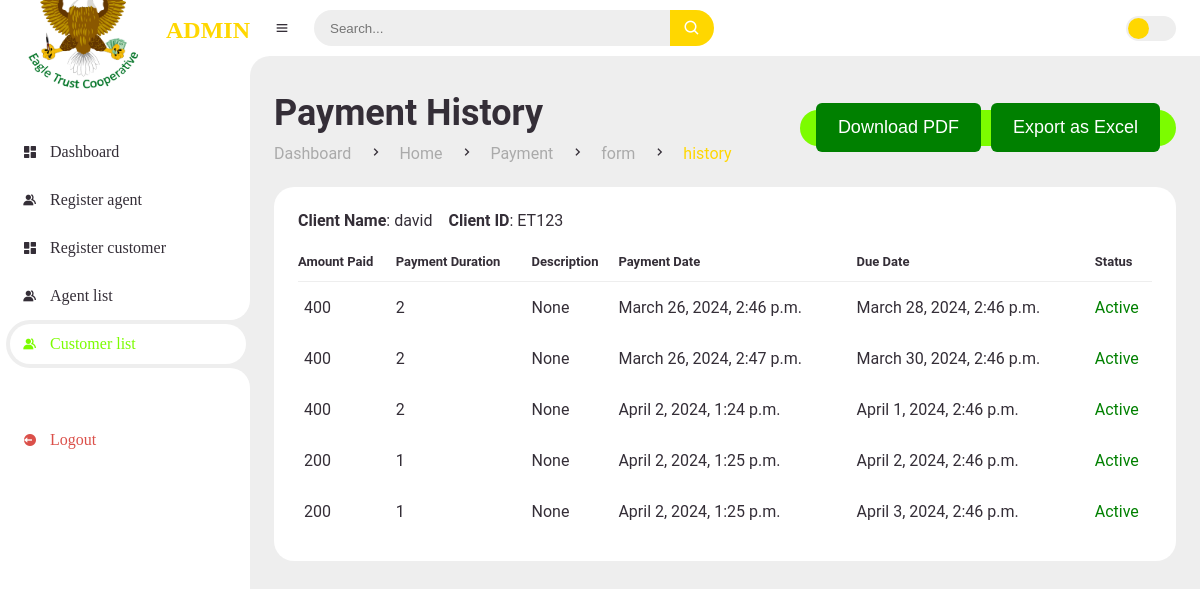
The app's page /history/ET123/ with its own data.
### dashboard/models.py (models this page shows, shortened)
class Customer(models.Model):
    customer_id = models.CharField(primary_key=True, max_length=50, unique=True)
    username = models.CharField(max_length=255, unique=True)
    email = models.EmailField(unique=True)
    date_created = models.DateTimeField(auto_now_add=True, null=True)
    payment_category = models.IntegerField(default=0)
    phone_number = models.CharField(max_length=11, null=True, unique=True)

class Payments(models.Model):
    customer = models.ForeignKey(Customer, on_delete=models.CASCADE, related_name='payments')
    amount_paid = models.IntegerField(default=0)
    payment_duration = models.IntegerField(default=0)
    description = models.CharField(max_length=200, null=True, blank=True)
    payment_date = models.DateTimeField(auto_now_add=True, null=True)
    expiry_date = models.DateTimeField(null=True, blank=True)
    status = models.CharField(max_length=20, null=True, blank=True)
    received_by = models.ForeignKey(Agent, on_delete=models.SET_NULL, null=True, blank=True, related_name='received_payments')

### dashboard/views.py (the view)
# urls.py: path('history/<str:user_id>/', views.admin_payment_history, name='admin_payment_history'),
def admin_payment_history(request, user_id):
    user = get_object_or_404(Customer, customer_id=user_id)
    user_payments = Payments.objects.filter(customer__customer_id=user_id)
    return render(request, 'dashboard/admin/payment_history.html', {'user': user,'user_payments': user_payments})

### templates/dashboard/admin/payment_history.html (shortened to what this page needs)
{% extends 'main/admin_main.html' %}
{% load static %}
{% block content %}
		<main>
			<div class="head-title">
				<div class="left">
					<h1>Payment History</h1>
					<ul class="breadcrumb">
						<li>
							<a href="#">Dashboard</a>
						</li>
						<li><i class='bx bx-chevron-right' ></i></li>
						<li>
							<a href="#">Home</a>
						</li>
                        <li><i class='bx bx-chevron-right' ></i></li>
						<li>
							<a href="#">Payment</a>
						</li>
                        <li><i class='bx bx-chevron-right' ></i></li>
						<li>
							<a href="#">form</a>
						</li>
						<li><i class='bx bx-chevron-right' ></i></li>
						<li>
							<a class="active" href="#">history</a>
						</li>
					</ul>
				</div>
				<div class="btn-download">
					<button class="text" id="export-pdf">Download PDF</button>
					<button id="downloadexcel">Export as Excel</button>
				</div>
			</div>
			<div class="table-data" >
				<div class="order">
					<div class="head">
						<p><span><b>Client Name</b>: {{user.username}}</span></p>
						<p><span><b>Client ID</b>: {{user.customer_id }}</span></p>
					</div>
					<table id="table">
						<thead>
							<tr>
								<th>Amount Paid</th>
								<th>Payment Duration</th>
								<th>Description</th>
								<th>Payment Date</th>
								<th>Due Date</th>
								<th>Status</th>
							</tr>
						</thead>
						<tbody>
							{% if user_payments %}
								{% for payment in user_payments %}
									<tr>
									<td>{{ payment.amount_paid }}</td>
									<td>{{ payment.payment_duration }}</td>
									<td>{{ payment.description }}</td>
									<td>{{ payment.payment_date }}</td>
									<td>{{ payment.expiry_date }}</td>
									<td>
										{% if payment.expiry_date < now %}
											<p style='color:red;'>Expired</p>
										{% else %}
											<p style='color:green;'>Active</p>
										{% endif %}
									</td>
									</tr>
								{% endfor %}
							{% else %}
								<tr>
									<td colspan="6">No data available</td>
								</tr>
							{% endif %}
						</tbody>
					</table>
				</div>
			</div>
		</main>
	</section>
{% endblock %}

### templates/main/admin_main.html (shortened to what this page needs)
<!DOCTYPE html>
{% load static %}
<html lang="en">
<head>
	<link href='https://unpkg.com/boxicons@2.0.9/css/boxicons.min.css' rel='stylesheet'>
	<link rel="stylesheet" href="{% static 'css/style.css' %}">
	<link rel="stylesheet" href="{% static 'css/form.css' %}">
	<link rel="stylesheet" href="{% static 'css/payment.css' %}">
	<link rel="stylesheet" href="{% static 'css/modal.css' %}">
</head>
<body>
	<section id="sidebar">
		<a href="index.html" class="brand">
			<img class='bx' alt="logo" src="{% static 'img/eagle-logo.jpg' %}" style="background-size: cover; position: relative; border-radius: 50%; padding-top: 10px;">
			<span class="text">ADMIN</span>
		</a>
		{%  include 'dashboard/navbar.html' %}
	</section>
	<section id="content">
		<nav>
			<i class='bx bx-menu' ></i>
			<form action="#">
				<div class="form-input">
					<input type="search" placeholder="Search...">
					<button type="submit" class="search-btn"><i class='bx bx-search' ></i></button>
				</div>
			</form>
			<label for="switch-mode" class="switch-mode"></label>
		</nav>
		{% block content %}
		{% endblock %}
</body>
</html>

### templates/dashboard/navbar.html (shortened to what this page needs)
<ul class="side-menu top">
    <li >
        <a href="{% url 'home' %}">
            <i class='bx bxs-dashboard' ></i>
            <span class="text">Dashboard</span>
        </a>
    </li>
    <li>
        <a href="{% url 'register_agent' %}">
            <i class='bx bxs-group' ></i>
            <span class="text">Register agent</span>
        </a>
    </li>
    <li>
        <a href="{% url 'register_customer' %}">
            <i class='bx bxs-dashboard' ></i>
            <span class="text">Register customer</span>
        </a>
    </li>
    <li >
        <a href="{% url 'agent_list' %}">
            <i class='bx bxs-group' ></i>
            <span class="text">Agent list</span>
        </a>
    </li>
    <li>
        <a href="{% url 'customer_list' %}">
            <i class='bx bxs-group' ></i>
            <span class="text">Customer list</span>
        </a>
    </li>
</ul>
<ul class="side-menu">
    <li>
        <a href="#" class="logout" id="logout-link">
            <i class='bx bxs-log-out-circle' ></i>
            <span class="text">Logout</span>
        </a>
    </li>
</ul>

### static/css/payment.css (style rules this page uses)
section { position: fixed; height: 100%; width: 100%; }
button { font-size: 18px; font-weight: 400; color: #fff; padding: 14px 22px; border: none; background: green; border-radius: 6px; cursor: pointer; }
input { width: 50%; padding: 14px 22px; box-sizing: border-box; }

### static/css/modal.css (style rules this page uses)
*, *::after, *::before { box-sizing: border-box; }

### records on screen
Customer: username "david", customer_id "ET123"
Payments: amount_paid "400", payment_duration "2", description "None", payment_date "March 26, 2024, 2:46 p.m.", expiry_date "March 28, 2024, 2:46 p.m.", shows "Active"
Payments: amount_paid "400", payment_duration "2", description "None", payment_date "March 26, 2024, 2:47 p.m.", expiry_date "March 30, 2024, 2:46 p.m.", shows "Active"
Payments: amount_paid "400", payment_duration "2", description "None", payment_date "April 2, 2024, 1:24 p.m.", expiry_date "April 1, 2024, 2:46 p.m.", shows "Active"
Payments: amount_paid "200", payment_duration "1", description "None", payment_date "April 2, 2024, 1:25 p.m.", expiry_date "April 2, 2024, 2:46 p.m.", shows "Active"
Payments: amount_paid "200", payment_duration "1", description "None", payment_date "April 2, 2024, 1:25 p.m.", expiry_date "April 3, 2024, 2:46 p.m.", shows "Active"
